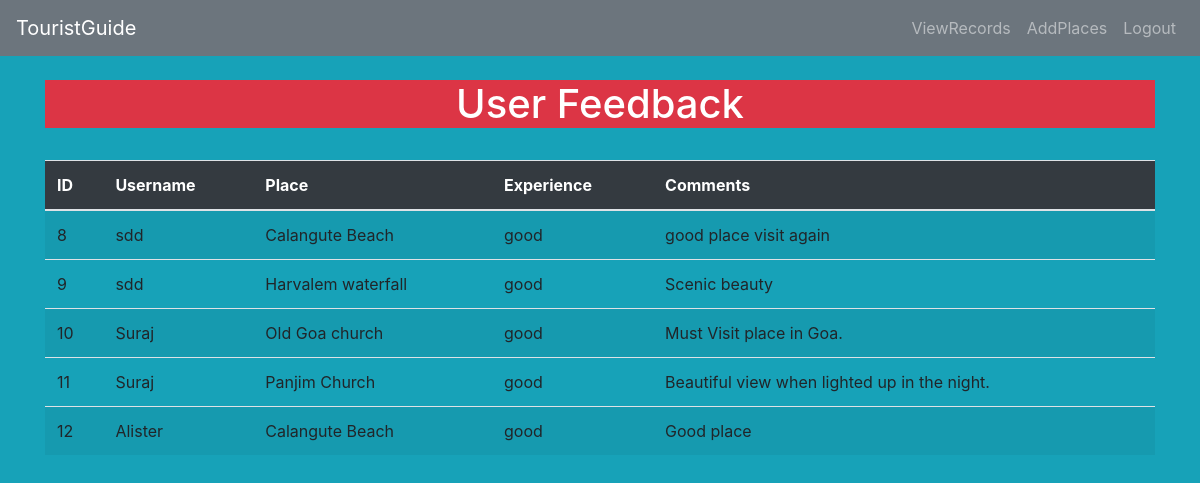
Page /disp_feedbk.php on the committed database.
### tables this page shows
CREATE TABLE `feedback` (
  `id` int(20) NOT NULL,
  `username` varchar(50) NOT NULL,
  `place` varchar(255) NOT NULL,
  `experience` varchar(50) NOT NULL,
  `comments` text NOT NULL
);

### disp_feedbk.php (the view, shortened to what this page needs)
<!DOCTYPE html>
<html>
<head>
	<link rel="stylesheet" href="https://cdn.jsdelivr.net/npm/bootstrap@4.5.3/dist/css/bootstrap.min.css">
</head>
<body class="bg-info" >
<nav class="navbar  navbar-expand-lg navbar-dark bg-secondary" >
		<a class="navbar-brand" href="">TouristGuide</a>
		<div class="collapse navbar-collapse" id="navbarSupportedContent">
		<ul class="navbar-nav ml-auto">
			<li class="nav-item">
				<a class="nav-link" href="view.php">ViewRecords</a>
			</li>
			<li class="nav-item">
				<a class="nav-link" href="place.html">AddPlaces</a>
			</li>
			<li class="nav-item">
				<a class="nav-link" href="logout.php">Logout</a>
			</li>
		</ul>
</nav>
<div class="container">
			<br>
			<h1 class="text-white bg-danger text-center">
			User Feedback
			</h1>
			<br>
			<div class="table-resposive">
				<table class="table table-border table-striped table-hover">
				<thead class="text-white bg-dark">
					<th>ID</th>
					<th>Username</th>
					<th>Place</th>
					<th>Experience</th>
					<th>Comments</th>
				</thead>
				<tbody>
				<?php
				$con=mysqli_connect('localhost','root');
				mysqli_select_db($con,'testdb');
					$dispquery = "select * from feedback";
					$querydisp = mysqli_query($con,$dispquery);
					while ($result = mysqli_fetch_array($querydisp)) {
						?>
						<tr>
							<td><?php echo $result['id']; ?></td>
							<td><?php echo $result['username']; ?></td>
							<td><?php echo $result['place']; ?></td>
							<td><?php echo $result['experience']; ?></td>
							<td><?php echo $result['comments']; ?></td>
						</tr>
						<?php
					}
				?>
				</tbody>
				</table>
			</div>
</div>
</body>
</html>

### rows in the picture
feedback: id "8", username "sdd", place "Calangute Beach", experience "good", comments "good place visit again"
feedback: id "9", username "sdd", place "Harvalem waterfall", experience "good", comments "Scenic beauty"
feedback: id "10", username "Suraj", place "Old Goa church", experience "good", comments "Must Visit place in Goa."
feedback: id "11", username "Suraj", place "Panjim Church", experience "good", comments "Beautiful view when lighted up in the night."
feedback: id "12", username "Alister", place "Calangute Beach", experience "good", comments "Good place"
